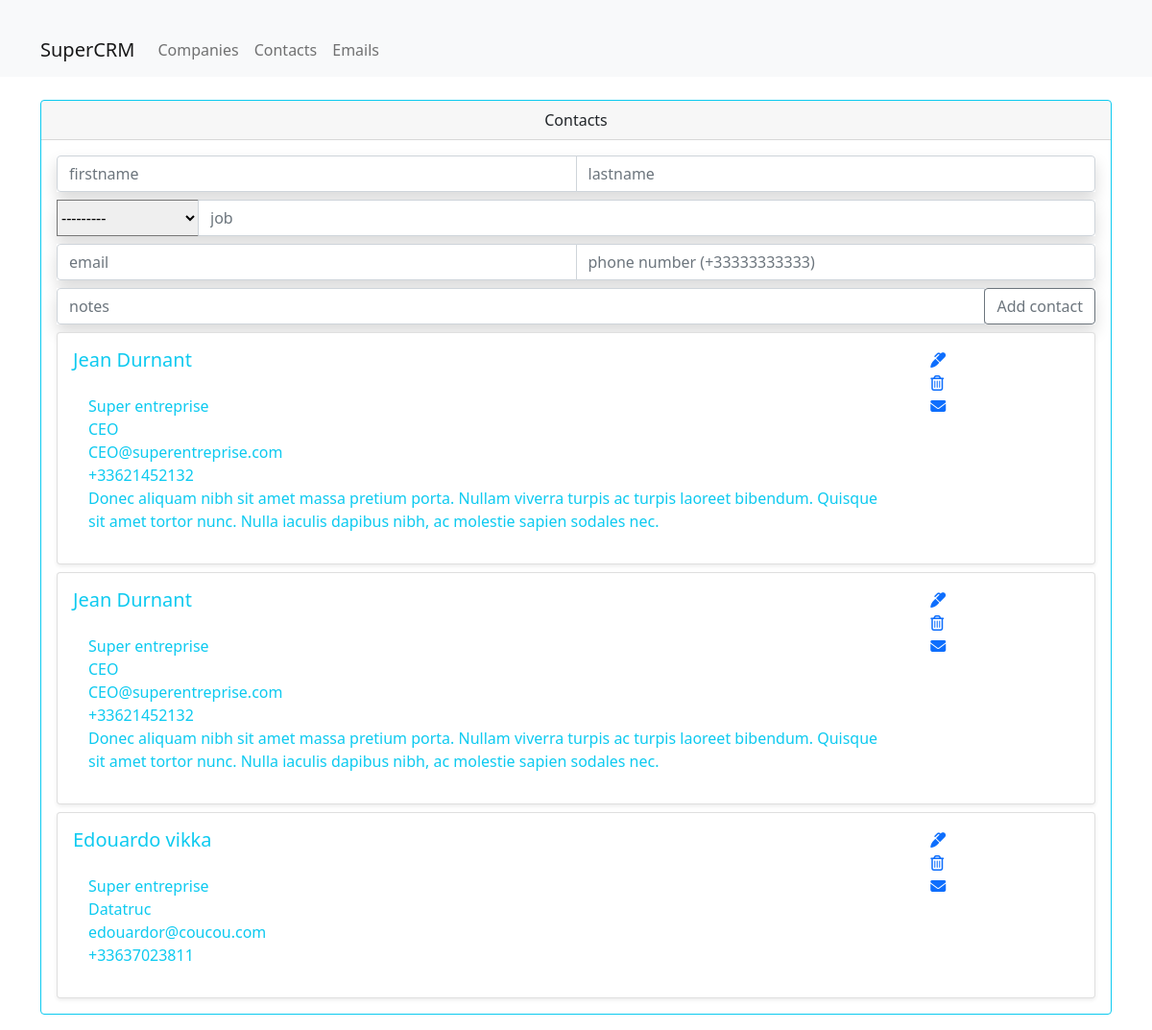
The app's page /filterContact/1, older data.
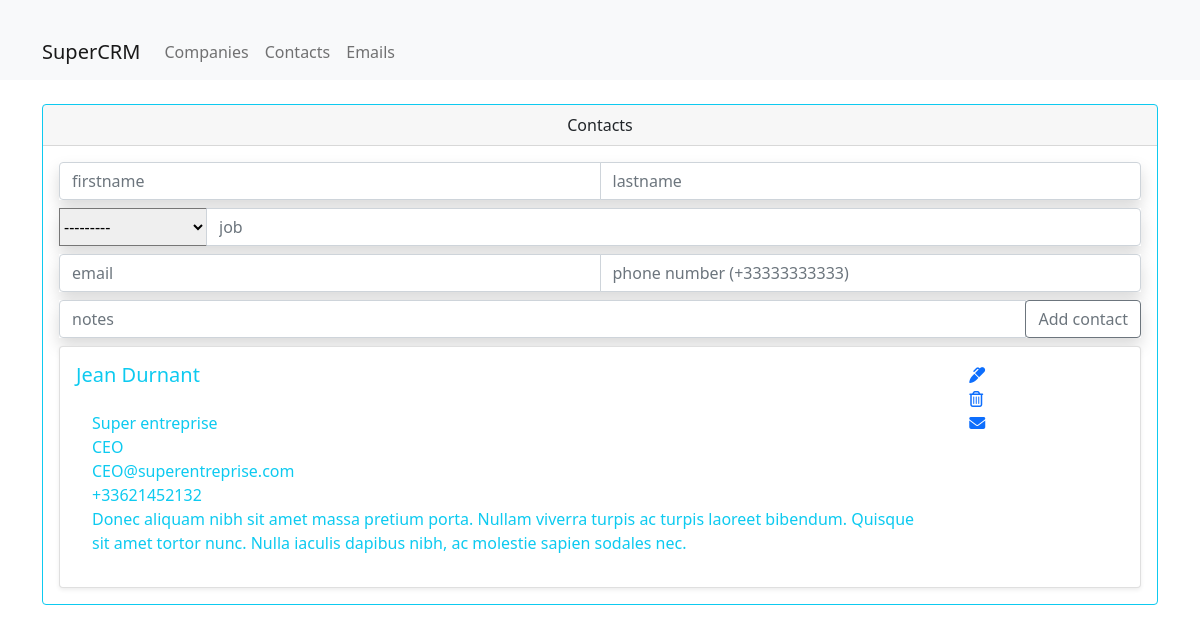
The same page, newer data.
### contacts/models.py (models this page shows, shortened)
class Contact(models.Model):
    contact_first_name = models.CharField(max_length=255)
    contact_last_name = models.CharField(max_length=255)
    contact_company = models.ForeignKey(Company, on_delete=models.CASCADE, null=True)
    contact_job = models.CharField(blank=True, max_length=255, null=True)
    contact_email = models.EmailField(blank=True, max_length=45, null=True)
    contact_phone = models.CharField(blank=True, max_length=45, null=True)
    contact_notes = models.TextField(blank=True, null=True)
    contact_created_on = models.DateTimeField(auto_now_add=True)
    class Meta:
        ordering = ["contact_last_name"]

### companies/models.py (models this page shows)
class Company(models.Model):
    company_name = models.CharField(max_length=255)
    company_adress = models.CharField(blank=True, max_length=255)
    company_zip_code = models.CharField(blank=True, max_length=100)
    company_city = models.CharField(blank=True, max_length=255)
    company_email = models.EmailField(blank=True)
    company_phone = models.CharField(blank=True, max_length=45, null=True)
    company_notes = models.TextField(blank=True,null=True)
    company_created_on = models.DateTimeField(auto_now_add=True)
    class Meta:
        ordering = ["company_name"]
    def __str__(self):
        return self.company_name

### contacts/views.py (the view)
# urls.py: path('filterContact/<int:id>', views.filterContact, name="Filter_Contact"),
def filterContact(request, id):
    contacts = Contact.objects.filter(contact_company = id)
    form = ContactForm(request.POST)
    context = {
        'contacts' : contacts,
        'form' : form
    }
    return render(request, 'contacts/index.html', context)

### contacts/templates/contacts/index.html (shortened to what this page needs)
<!DOCTYPE html>
<html lang="en">
    <head>
        <link href="https://cdn.jsdelivr.net/npm/bootstrap@5.0.0/dist/css/bootstrap.min.css" rel="stylesheet">
    </head>
    <body>
        <nav class="navbar navbar-expand-lg navbar-light bg-light">
            <div class="container mt-4">
                <a class="navbar-brand" href="http://127.0.0.1:8000">
                    SuperCRM
                </a>
                <div class="collapse navbar-collapse" id="navbarSupportedContent">
                    <ul class="navbar-nav mr-auto">
                        <a class="nav-link" href="http://127.0.0.1:8000/companies">Companies </a>
                    </ul>
                    <ul class="navbar-nav mr-auto">
                        <a class="nav-link" href="http://127.0.0.1:8000/contacts">Contacts </a>
                    </ul>
                    <ul class="navbar-nav mr-auto">
                        <a class="nav-link" href="http://127.0.0.1:8000/emails">Emails </a>
                    </ul>
                </div>
            </div>
        </nav>
        <div class="container mt-4">
            <div class="row">
                <div class="col-12">
                    <div class="card border-info mb-3" >
                        <div class="card-header text-center">Contacts</div>
                            <div class="card-body text-info">
                                {% if updateForm %}
                                    {% include 'contacts/updateform.html' %}
                                {% else %}
                                    {% include 'contacts/addform.html' %}
                                {% endif %}
                                {% for contact in contacts %}
                                    {% include 'contacts/contactdisplay.html' %}
                                {% endfor %}
                            </div>
                        </div>
                    </div>
                </div>
            </div>
    </body>
</html>

### contacts/templates/contacts/addform.html (shortened to what this page needs)
<form action="{% url 'contacts:Add_Contact' %}" method="post">
    <div class="input-group mb-2 shadow bg-white">
        {{ form.contact_first_name }}
        {{ form.contact_last_name }}
    </div>
    <div class="input-group mb-2 shadow bg-white">
        {{ form.contact_company }}
        {{ form.contact_job }}
    </div>
    <div class="input-group mb-2 shadow bg-white">
        {{ form.contact_email }}
        {{ form.contact_phone }}
    </div>
    <div class="input-group mb-2 shadow bg-white">
        {{ form.contact_notes }}
        <div class="input-group-append">
            <button class="btn btn-outline-secondary" type="submit" id="button-addon2">Add contact</button>
        </div>
    </div>
</form>

### contacts/templates/contacts/contactdisplay.html (shortened to what this page needs)
<div class="card mt-2 shadow-sm">
    <div class="card-body">
        <div class="row">
            <div class="col-10">
                <h5 class="card-title">
                    {{ contact.contact_first_name }}
                    {{ contact.contact_last_name }}
                </h5>
                <div class="card-body text-info">
                    <div>{{ contact.contact_company }}</div>
                    <div>{{ contact.contact_job }}</div>
                    <div>{{ contact.contact_email }}</div>
                    <div>{{ contact.contact_phone }}</div>
                    <div>{{ contact.contact_notes }}</div>
                </div>
            </div>
            <div class="col-1 close">
                <div class="col-1">
                    <a href="{% url 'contacts:Update_Contact' contact.id %}">
                        <i class="fas fa-marker"></i>
                    </a>
                </div>
                <div class="col-1">
                    <a href="{% url 'contacts:Delete_Contact' contact.id %}">
                        <i class="fa fa-trash-o" aria-hidden="true"></i>
                    </a>
                </div>
                <div class="col-1">
                    <a href="{% url 'emails:Filter_Email_From_Contact' contact.id %}">
                        <i class="fa fa-envelope" aria-hidden="true"></i>
                    </a>
                </div>
            </div>
        </div>
    </div>
</div>

Row changes from the older to the newer data that the page shows:
removed Contact: contact_first_name "Jean", contact_last_name "Durnant", contact_company "Super entreprise", contact_job "CEO", contact_email "CEO@superentreprise.com", contact_phone "+33621452132", contact_notes "Donec aliquam nibh sit amet massa pretium porta. Nullam viverra turpis ac turpis laoreet bibendum. Quisque sit amet tortor nunc. Nulla iaculis dapibus nibh, ac molestie sapien sodales nec."
removed Contact: contact_first_name "Edouardo", contact_last_name "vikka", contact_company "Super entreprise", contact_job "Datatruc", contact_email "edouardor@coucou.com", contact_phone "+33637023811"
